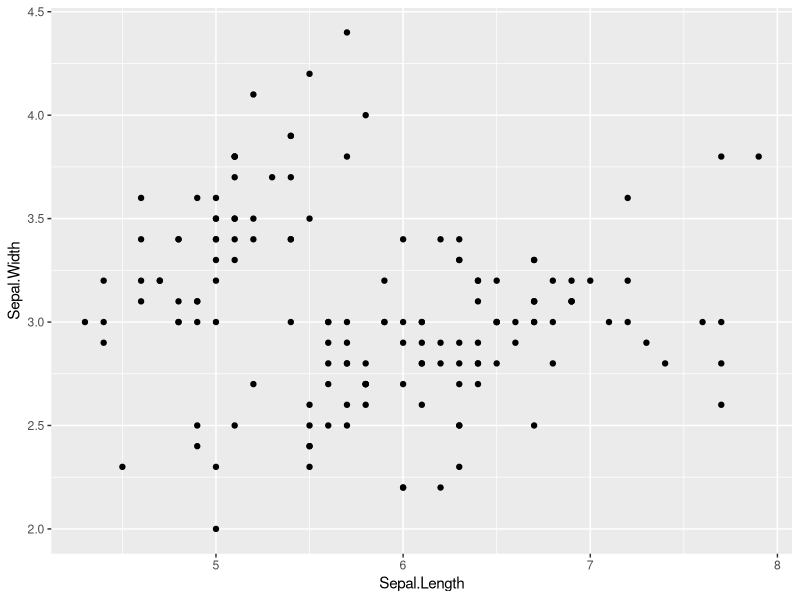
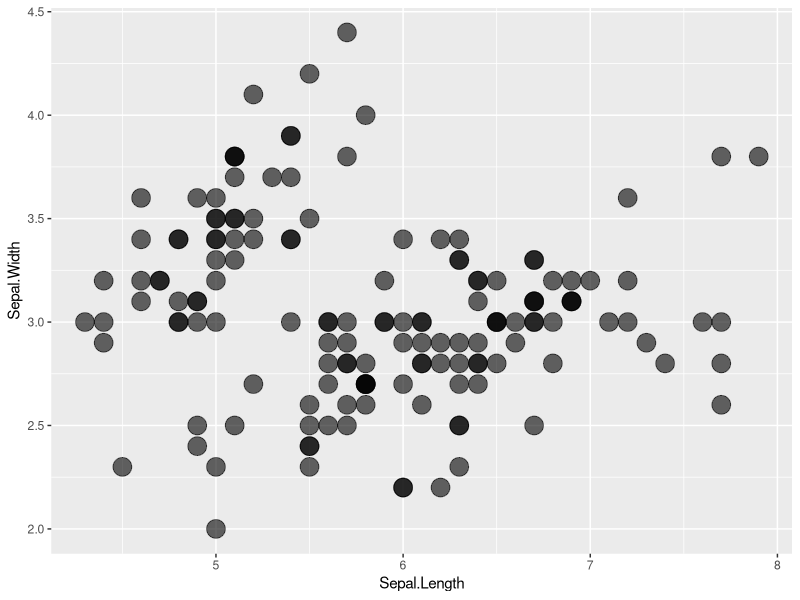
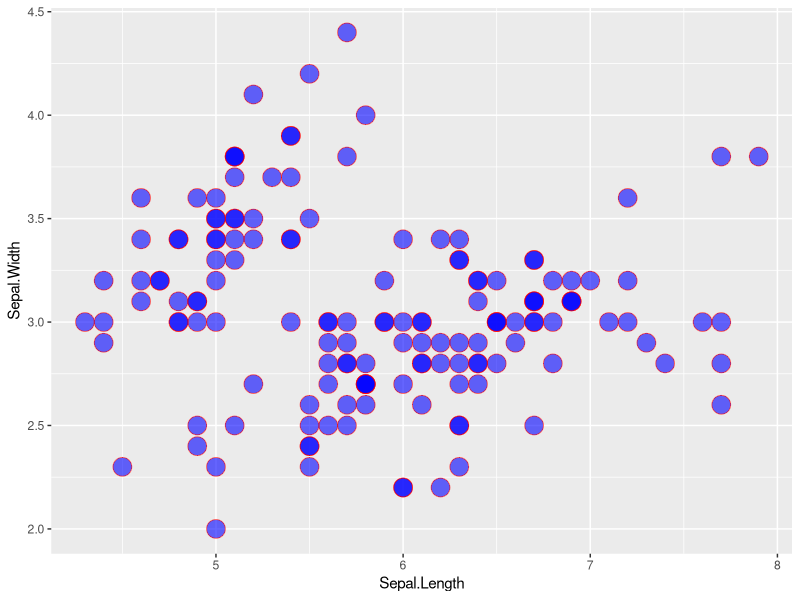
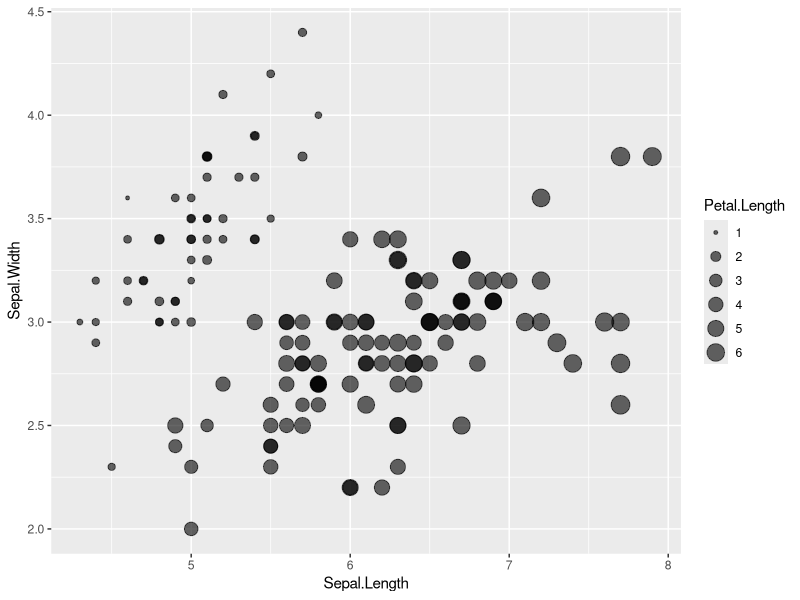
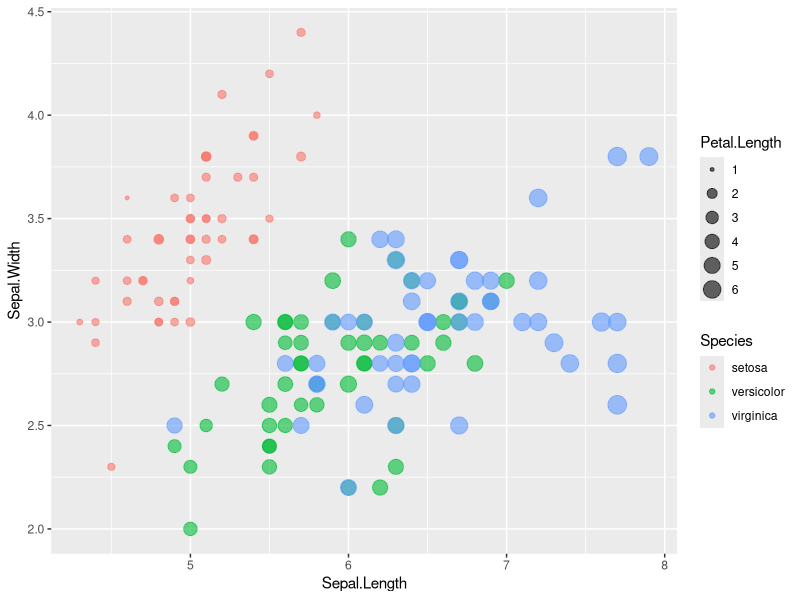
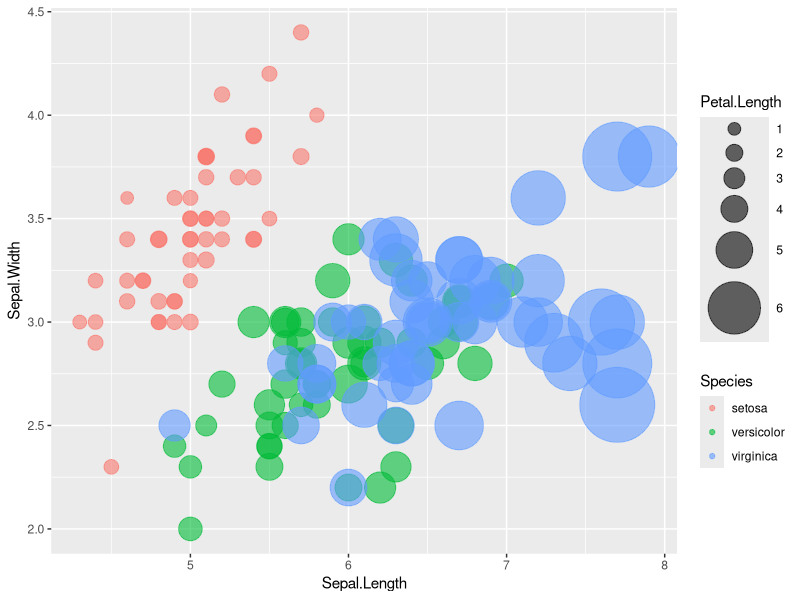
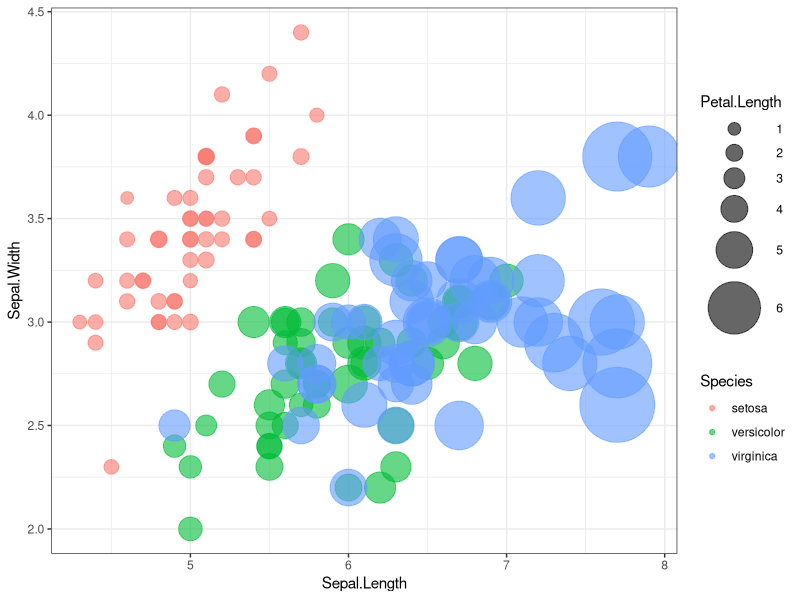
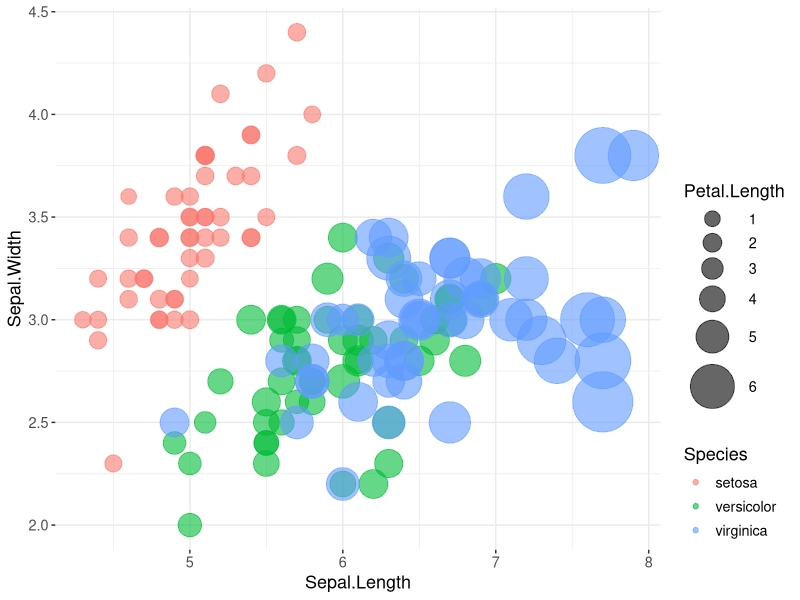

Here is the R script that generated these plots, in order:
########### Basic scatterplot
library(ggplot2)
ggplot(iris, aes(x=Sepal.Length, y=Sepal.Width)) + 
    geom_point()

#### Set dot size and intensive color
ggplot(iris, aes(x=Sepal.Length, y=Sepal.Width)) + 
geom_point(size=6, alpha=0.6)

#### Set dot color and other parameters
ggplot(iris, aes(x=Sepal.Length, y=Sepal.Width)) +
geom_point(
        color="red",
        fill="blue",
        shape=21,
        alpha=0.6,
        size=6,
        stroke = 0.5)
        
########### Bubble_chart
########### plot 2 variables and dot size depends on the value of Petal.Length
ggplot(iris, aes(x=Sepal.Length, y=Sepal.Width,size=Petal.Length)) +
geom_point(alpha=0.6)
 
########### Set color representing each species
ggplot( iris, aes(x=Sepal.Length, y=Sepal.Width,size=Petal.Length,color=Species)) +
 geom_point(alpha=0.6)

########### Set range of dot size
ggplot( iris, aes(x=Sepal.Length, y=Sepal.Width,size=Petal.Length,color=Species)) +
 geom_point(alpha=0.6) +
  scale_size_continuous( trans="exp", range=c(4, 25))

########### Set white background
ggplot( iris, aes(x=Sepal.Length, y=Sepal.Width,size=Petal.Length,color=Species)) +
 geom_point(alpha=0.6) +
  scale_size_continuous( trans="exp", range=c(4, 25))+
theme_bw() 

########### Set legend
ggplot( iris, aes(x=Sepal.Length, y=Sepal.Width,size=Petal.Length,color=Species)) +
 geom_point(alpha=0.6) +
  scale_size_continuous( trans="exp", range=c(5, 20)) +
  theme_bw() +
  theme(
    text = element_text(size=13),
    legend.justification = c("right", "bottom"),
    panel.border = element_blank()
  )
        
